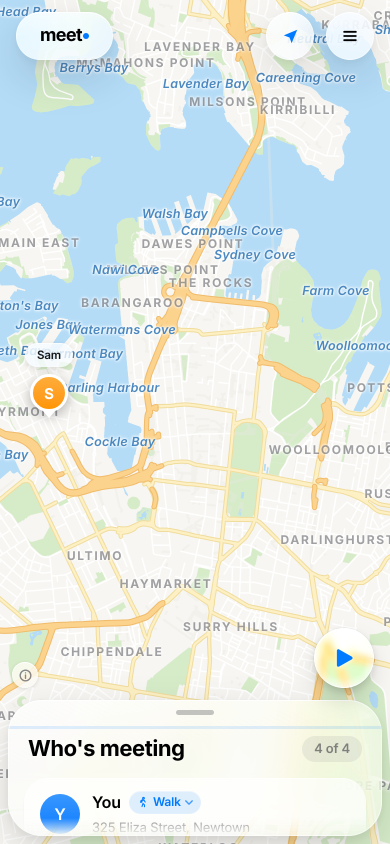
#> input picture promo/styleframe/meet-peek.png, 780 x 1688 px (shown at 1/2 size)
$ python frame.py ../styleframe/meet-peek.png
#> lines starting #> are read from the running program, lines starting #| are printed output that depends on the picture; after the words box and inside, x2 and y2 are one past the last pixel; in counts of white or black regions, pixels touching at a corner belong together
# The photographed phone (Higgsfield, green screen; its background removed) → public/phone/frame.png: the body and bezel with
# the display cut out, scaled so the display is exactly SCREEN_W × SCREEN_H, plus frame.json with the
# geometry (where the display sits inside the picture and its corner radius).
import json, math, sys
import numpy as np
from PIL import Image, ImageFilter

SRC = sys.argv[1] if len(sys.argv) > 1 else 'assets-src/hf/iphone-a.png'
SCREEN_W = 760
SCREEN_H = round(844 * 760 / 390)
im = Image.open(SRC).convert('RGBA')
a = np.asarray(im).astype(np.float32)
r, g, b, al = a[..., 0], a[..., 1], a[..., 2], a[..., 3]
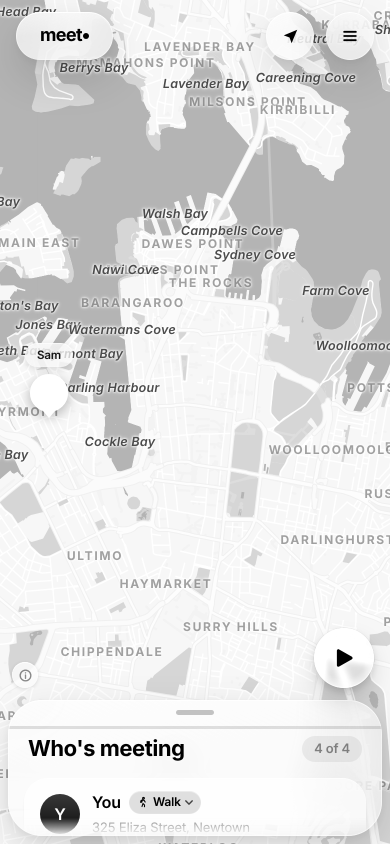
#> r: shape (1688, 780) float32 (shown at 1/2 size); min 0, max 255, mean 223.9
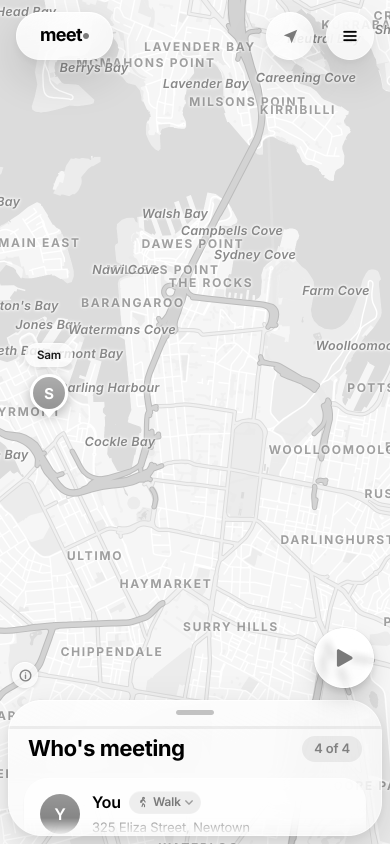
#> g: shape (1688, 780) float32 (shown at 1/2 size); min 0, max 255, mean 233.1
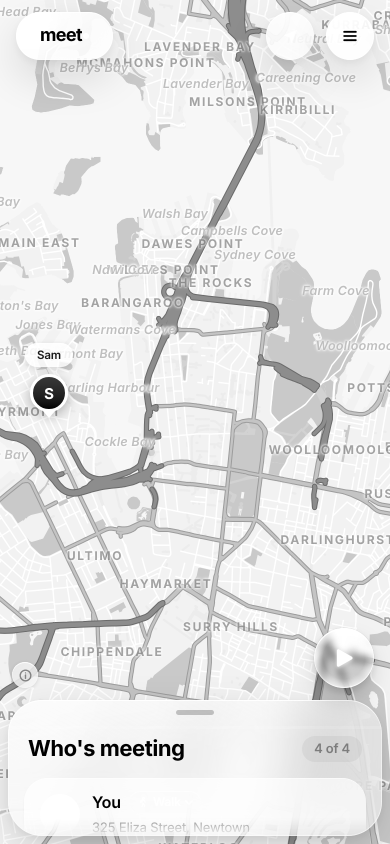
#> b: shape (1688, 780) float32 (shown at 1/2 size); min 0, max 255, mean 229.6
#> al: shape (1688, 780) float32; every value is 255
lum = 0.3 * r + 0.59 * g + 0.11 * b
H, W = lum.shape
#> H = 1688; W = 780
# the bezel: opaque and near-black, not green
bezel = (al > 200) & (lum < 45) & (g < 60)
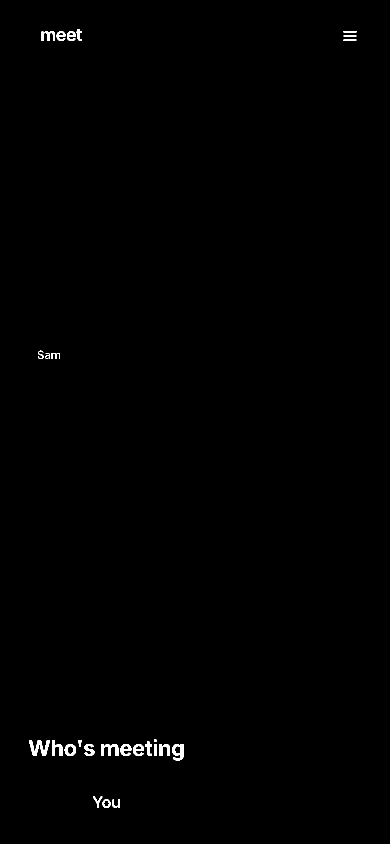
#> bezel: shape (1688, 780) bool (shown at 1/2 size); 0.42% white; 26 white regions, largest, box (x1, y1, x2, y2) and area: (58, 1480, 100, 1512) 650, (203, 1488, 237, 1512) 447, (344, 1488, 367, 1521) 441
cy, cx = H // 2, W // 2
#> cy = 844; cx = 390

def scan(row=None, col=None, step=1):
    """From the centre along a row or column, the first run of bezel pixels (3 in a row)."""
#> called with row = 544, step = -1
    if row is not None:
        line = bezel[row]
        i = cx
#> i = 390
        while 0 < i < W - 1:
            if line[i] and line[i + step] and line[i + 2 * step]:
                return i
            i += step
#> after the loop, i = 0
    else:
        line = bezel[:, col]
        i = cy
        while 0 < i < H - 1:
            if line[i] and line[i + step] and line[i + 2 * step]:
                return i
            i += step
    return None

L = int(np.median([scan(row=y, step=-1) for y in range(cy - 300, cy + 300, 20)]))
#> (the run stopped early here; a loop or call above may not have finished)
